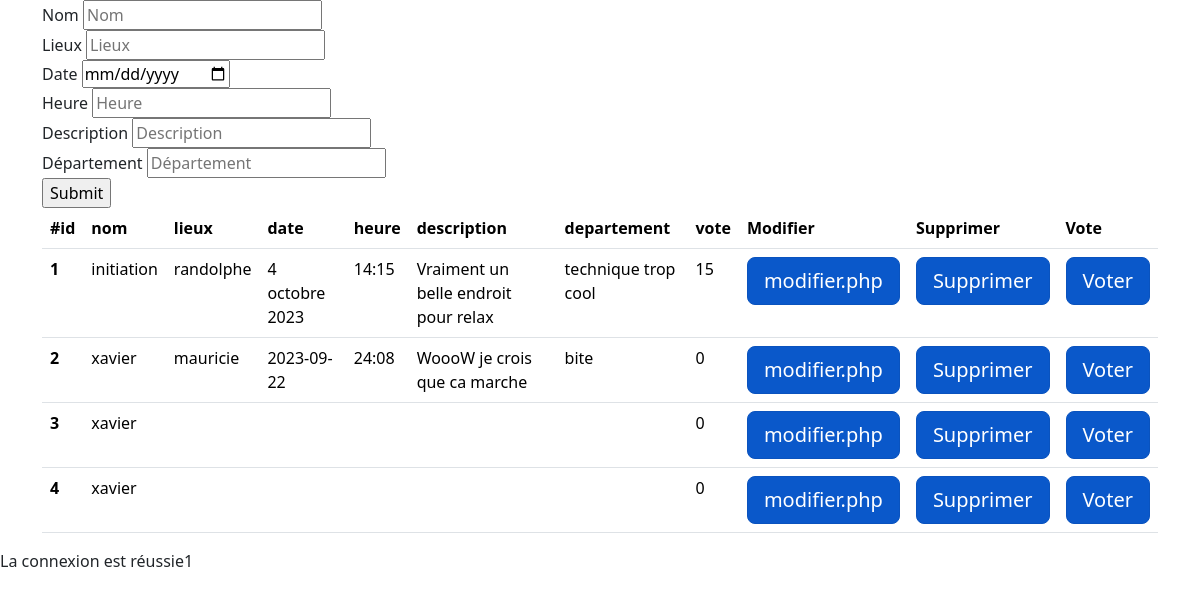
/evenement.php, run on an earlier commit of the app's database.
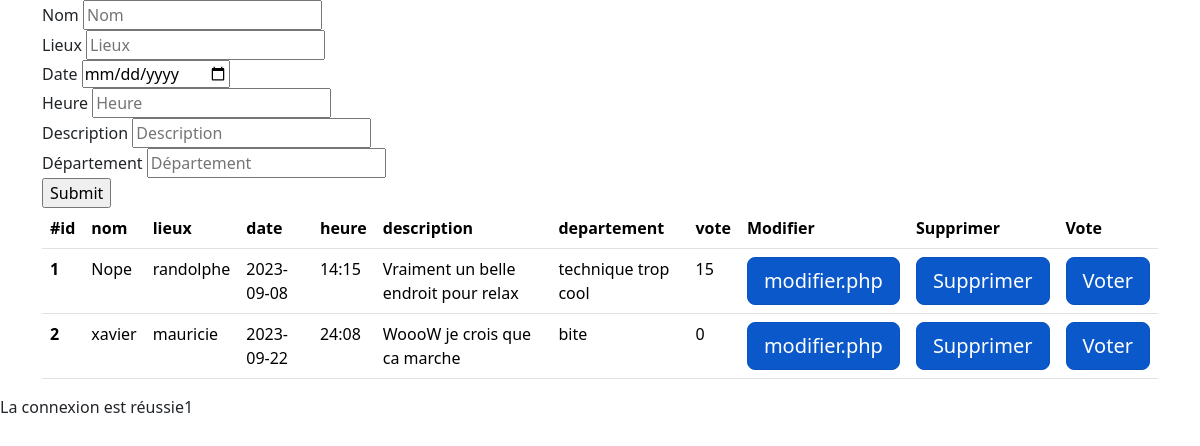
And on a later commit of the database.
### tables this page shows
CREATE TABLE `evenement` (
  `id` int(11) NOT NULL,
  `nom` varchar(250) NOT NULL,
  `lieux` varchar(500) NOT NULL,
  `date` varchar(500) NOT NULL,
  `heure` varchar(500) NOT NULL,
  `description` varchar(1000) NOT NULL,
  `departement` varchar(150) NOT NULL,
  `vote` int(11) NOT NULL
);

### evenement.php (the view, shortened to what this page needs)
<!DOCTYPE html>
<html lang="en">
<head>
    <link href="https://cdn.jsdelivr.net/npm/bootstrap@5.3.1/dist/css/bootstrap.min.css" rel="stylesheet">
</head>
<body>
    <div class="container">
        <div class="row">
            <div class="col-12">
                <form method="post" action="evenement.php">
                    <div class="form-group">
                        <label for="">Nom</label>
                        <input type="text" name="nom" class="form.control" placeholder="Nom" value=""  >
                    </div>
                    <div class="form-group">
                        <label for="">Lieux</label>
                        <input type="text" name="lieux" class="form.control" placeholder="Lieux" value="" >
                    </div>
                    <div class="form-group">
                        <label for="">Date</label>
                        <input type="date" name="date" class="form.control" placeholder="Date" value="" >
                    </div>
                    <div class="form-group">
                        <label for="">Heure</label>
                        <input type="text" name="heure" class="form.control" placeholder="Heure" value="" >
                    </div>
                    <div class="form-group">
                        <label for="">Description</label>
                        <input type="text" name="description" class="form.control" placeholder="Description" value="" >
                    </div>
                    <div class="form-group">
                        <label for="">Département</label>
                        <input type="text" name="departement" class="form.control" placeholder="Département" value="" >
                    </div>
                        <input type="submit">
                </form>
            </div>
        </div>
    </div>
<div class="container">
    <div class="row">
        <div class="col-12">
            <table class="table">
                <thead>
                    <tr>
                        <th scope="col">#id</th>
                        <th scope="col">nom</th>
                        <th scope="col">lieux</th>
                        <th scope="col">date</th>
                        <th scope="col">heure</th>
                        <th scope="col">description</th>
                        <th scope="col">departement</th>
                        <th scope="col">vote</th>
                        <th scope="col">Modifier</th>
                        <th scope="col">Supprimer</th>
                        <th scope="col">Vote</th>
                    </tr>
                </thead>
                <tbody>
                    <?php
                        $servername = "localhost";
                        $username = "root";
                        $password = "Azgt3878";
                        $db = "intra";
                        $conn = new mysqli($servername, $username, $password, $db);
                        $conn->query('SET NAMES utf8'); $sql = "SELECT * FROM evenement";
                        $result = $conn->query($sql);
                            if ($result->num_rows > 0) {
                            while($row = $result->fetch_assoc()) {
                                $var_value = $row["id"];
                                echo '<tr><th scope="row">'. $row["id"].'</th><td>'. $row["nom"].'</td><td>'. $row["lieux"].'</td><td>'. $row["date"].'</td>
                                <td>'. $row["heure"].'</td> <td>'. $row["description"].'</td> <td>'. $row["departement"].'</td>
                                <td>'. $row["vote"].'</td>
                                <td><a href="modifier.php?varname='.$var_value.'" class="btn btn-primary btn-lg active" role="button" aria-pressed="true">modifier.php</a>   </td>
                                <td><a href="supprimer.php?varname='.$var_value.'" class="btn btn-primary btn-lg active" role="button" aria-pressed="true">Supprimer</a></td>
                                <td><a href="vote.php?varname='.$var_value.'" class="btn btn-primary btn-lg active" role="button" aria-pressed="true">Voter</a></td>
                                </tr>';
                            }
                        } else {
                            echo "0 results";
                        }
                    ?>
                </tbody>
            </table>
        </div>
    </div>
</div>
<?php
    echo "La connexion est réussie" . $_SESSION["connexion"];
?>
</body>
</html>

What changed in the data, as far as the page shows it:
removed evenement: id "3", nom "xavier", vote "0"
removed evenement: id "4", nom "xavier", vote "0"
changed evenement "randolphe": nom "initiation" → "Nope"; date "4 octobre 2023" → "2023-09-08"
